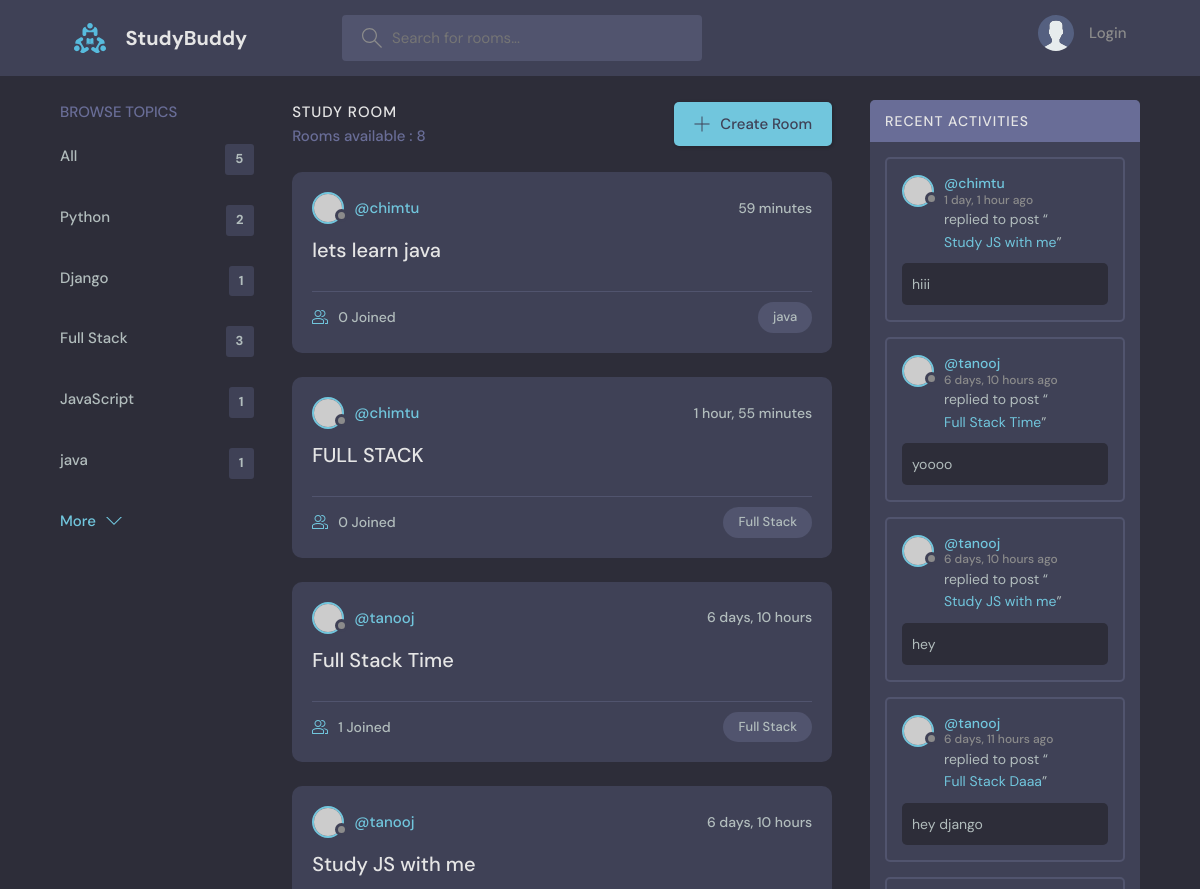
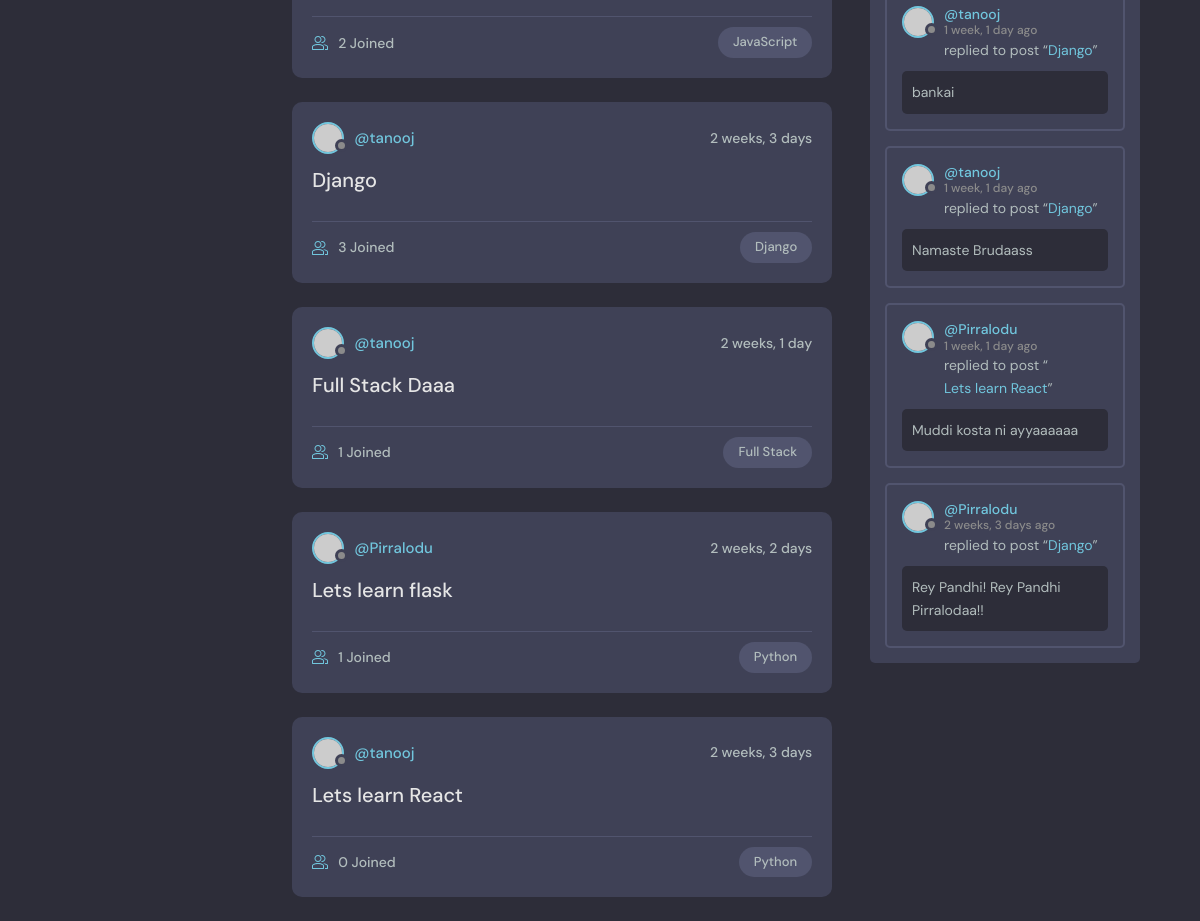
The page / on the database its author committed (2 pictures, top to bottom).
### base/models.py (models this page shows, shortened)
class Topic(models.Model):
    name = models.CharField(max_length=200)

class Room(models.Model):
    host = models.ForeignKey(User, on_delete=models.SET_NULL,null=True)
    topic = models.ForeignKey(Topic, on_delete=models.SET_NULL,null=True)
    name = models.CharField(max_length=200)
    description = models.TextField(null=True,blank=True)
    participants = models.ManyToManyField(User,related_name='participants',blank=True)
    updated = models.DateTimeField(auto_now=True)
    created = models.DateTimeField(auto_now_add=True)
    class Meta:
        ordering = ['-updated','-created']

class Message(models.Model):
    user = models.ForeignKey(User, on_delete=models.CASCADE)
    room =models.ForeignKey(Room, on_delete=models.CASCADE)
    body = models.TextField()
    updated = models.DateTimeField(auto_now=True)
    created = models.DateTimeField(auto_now_add=True)
    class Meta:
        ordering = ['-updated','-created']

### base/views.py (the view)
# urls.py: path('',views.home,name='home'),
def home(request):
    q = request.GET.get('q') if request.GET.get('q') != None else ''
    rooms = Room.objects.filter(
        Q(topic__name__icontains= q) |
        Q(name__icontains = q) |
        Q(description__icontains = q) |
        Q(host__username__icontains = q)
    )
    room_count = rooms.__len__
    topics = Topic.objects.all()
    room_messages = Message.objects.filter(Q(room__name__icontains=q))
    context = {'rooms':rooms,'topics':topics,'room_count':room_count,'room_messages':room_messages}
    return render(request,'base/home.html',context)

### base/templates/base/home.html (shortened to what this page needs)
{% extends 'main.html' %}
{% block content %}
<main class="layout layout--3">
  <div class="container">
    {% include 'base/topics_component.html' %}
    <div class="roomList">
      <div class="roomList__header">
        <div>
          <h2>Study Room</h2>
          <p>Rooms available : {{room_count}}</p>
        </div>
        <a class="btn btn--main" href="{% url 'create-room' %}">
          <svg
            version="1.1"
            xmlns="http://www.w3.org/2000/svg"
            width="32"
            height="32"
            viewBox="0 0 32 32"
          >
            <title>add</title>
            <path
              d="M16.943 0.943h-1.885v14.115h-14.115v1.885h14.115v14.115h1.885v-14.115h14.115v-1.885h-14.115v-14.115z"
            ></path>
          </svg>
          Create Room
        </a>
      </div>
      {% include 'base/feed_component.html' %}
    </div>
    {% include 'base/activity_component.html' %}
  </div>
</main>
{% endblock %}

### base/templates/base/topics_component.html
<div class="topics">
    <div class="topics__header">
      <h2>Browse Topics</h2>
    </div>
    <ul class="topics__list">
      <li>
        <a href="{% url 'home' %}">All <span>{{topics.count}}</span></a>
      </li>
      {% for topic in topics %}
      <li>
        <a href="{% url 'home' %}?q={{topic.name}}">{{topic.name}}<span>{{topic.room_set.all.count}}</span></a>
      </li>
      {% endfor %}
    </ul>
    <a class="btn btn--link" href="topics.html">
      More
      <svg
        version="1.1"
        xmlns="http://www.w3.org/2000/svg"
        width="32"
        height="32"
        viewBox="0 0 32 32"
      >
        <title>chevron-down</title>
        <path d="M16 21l-13-13h-3l16 16 16-16h-3l-13 13z"></path>
      </svg>
    </a>
  </div>

### base/templates/base/feed_component.html (shortened to what this page needs)
{% for room in rooms%}
<div class="roomListRoom">
  <div class="roomListRoom__header">
    <a href="{% url 'profile' room.host.id %}" class="roomListRoom__author">
      <div class="avatar avatar--small">
        <img src="https://randomuser.me/api/portraits/women/11.jpg" />
      </div>
      <span>@{{room.host.username}}</span>
    </a>
    <div class="roomListRoom__actions">
      <span>{{room.created|timesince}}</span>
    </div>
  </div>
  <div class="roomListRoom__content">
    <a href="/room/{{room.id}}">{{room.name}}</a>
  </div>
  <div class="roomListRoom__meta">
    <a href="/room/{{room.id}}" class="roomListRoom__joined">
       {{room.participants.all.count}} Joined
    </a>
    <p class="roomListRoom__topic">{{room.topic.name}}</p>
  </div>
</div>
{% endfor %}

### base/templates/base/activity_component.html (shortened to what this page needs)
<div class="activities">
    <div class="activities__header">
      <h2>Recent Activities</h2>
    </div>
    {% for msg in room_messages %}
    <div class="activities__box">
      <div class="activities__boxHeader roomListRoom__header">
        <a href="{% url 'profile' msg.user.id %}" class="roomListRoom__author">
          <div class="avatar avatar--small">
            <img src="https://randomuser.me/api/portraits/women/11.jpg" />
          </div>
          <p>
            @{{msg.user}}
            <span>{{msg.created|timesince}} ago</span>
          </p>
        </a>
      </div>
      <div class="activities__boxContent">
        <p>
          replied to post “<a href="{% url 'room' msg.room.id %}">{{msg.room.name}}</a
          >”
        </p>
        <div class="activities__boxRoomContent">
            {{msg.body}}
        </div>
      </div>
    </div>
    {% endfor %}
  </div>

### rows shown on the page
Topic: name "Python", room_set.all.count "2"
Topic: name "Django", room_set.all.count "1"
Topic: name "Full Stack", room_set.all.count "3"
Topic: name "JavaScript", room_set.all.count "1"
Topic: name "java", room_set.all.count "1"
Room: host.username "chimtu", created "59 minutes", name "lets learn java", participants.all.count "0", topic.name "java"
Room: host.username "chimtu", created "1 hour, 55 minutes", name "FULL STACK", participants.all.count "0", topic.name "Full Stack"
Room: host.username "tanooj", created "6 days, 10 hours", name "Full Stack Time", participants.all.count "1", topic.name "Full Stack"
Room: host.username "tanooj", created "6 days, 10 hours", name "Study JS with me", participants.all.count "2", topic.name "JavaScript"
Room: host.username "tanooj", created "2 weeks, 3 days", name "Django", participants.all.count "3", topic.name "Django"
Room: host.username "tanooj", created "2 weeks, 1 day", name "Full Stack Daaa", participants.all.count "1", topic.name "Full Stack"
Room: host.username "Pirralodu", created "2 weeks, 2 days", name "Lets learn flask", participants.all.count "1", topic.name "Python"
Room: host.username "tanooj", created "2 weeks, 3 days", name "Lets learn React", participants.all.count "0", topic.name "Python"
Message: user "chimtu", created "1 day, 1 hour", room.name "Study JS with me", body "hiii"
Message: user "tanooj", created "6 days, 10 hours", room.name "Full Stack Time", body "yoooo"
Message: user "tanooj", created "6 days, 10 hours", room.name "Study JS with me", body "hey"
Message: user "tanooj", created "6 days, 11 hours", room.name "Full Stack Daaa", body "hey django"
Message: user "tanooj", created "1 week, 1 day", room.name "Django", body "bankai"
Message: user "tanooj", created "1 week, 1 day", room.name "Django", body "Namaste Brudaass"
Message: user "Pirralodu", created "1 week, 1 day", room.name "Lets learn React", body "Muddi kosta ni ayyaaaaaa"
Message: user "Pirralodu", created "2 weeks, 3 days", room.name "Django", body "Rey Pandhi! Rey Pandhi Pirralodaa!!"

### other values the page prints
{{ topics.count }} "5"
{{ room_count }} "8"
